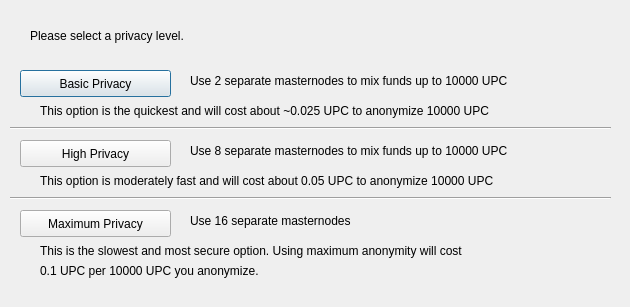
<?xml version="1.0" encoding="UTF-8"?>
<ui version="4.0">
 <class>ObfuscationConfig</class>
 <widget class="QDialog" name="ObfuscationConfig">
  <property name="geometry">
   <rect>
    <x>0</x>
    <y>0</y>
    <width>630</width>
    <height>307</height>
   </rect>
  </property>
  <property name="windowTitle">
   <string>Configure Obfuscation</string>
  </property>
  <widget class="QPushButton" name="buttonBasic">
   <property name="geometry">
    <rect>
     <x>20</x>
     <y>70</y>
     <width>151</width>
     <height>27</height>
    </rect>
   </property>
   <property name="text">
    <string>Basic Privacy</string>
   </property>
  </widget>
  <widget class="QPushButton" name="buttonHigh">
   <property name="geometry">
    <rect>
     <x>20</x>
     <y>140</y>
     <width>151</width>
     <height>27</height>
    </rect>
   </property>
   <property name="text">
    <string>High Privacy</string>
   </property>
  </widget>
  <widget class="QPushButton" name="buttonMax">
   <property name="geometry">
    <rect>
     <x>20</x>
     <y>210</y>
     <width>151</width>
     <height>27</height>
    </rect>
   </property>
   <property name="text">
    <string>Maximum Privacy</string>
   </property>
  </widget>
  <widget class="QLabel" name="label">
   <property name="geometry">
    <rect>
     <x>30</x>
     <y>20</y>
     <width>571</width>
     <height>31</height>
    </rect>
   </property>
   <property name="text">
    <string>Please select a privacy level.</string>
   </property>
  </widget>
  <widget class="QLabel" name="label_2">
   <property name="geometry">
    <rect>
     <x>190</x>
     <y>70</y>
     <width>421</width>
     <height>21</height>
    </rect>
   </property>
   <property name="text">
    <string>Use 2 separate masternodes to mix funds up to 10000 UPC</string>
   </property>
  </widget>
  <widget class="QLabel" name="label_3">
   <property name="geometry">
    <rect>
     <x>190</x>
     <y>140</y>
     <width>411</width>
     <height>21</height>
    </rect>
   </property>
   <property name="text">
    <string>Use 8 separate masternodes to mix funds up to 10000 UPC</string>
   </property>
  </widget>
  <widget class="QLabel" name="label_4">
   <property name="geometry">
    <rect>
     <x>190</x>
     <y>210</y>
     <width>421</width>
     <height>21</height>
    </rect>
   </property>
   <property name="text">
    <string>Use 16 separate masternodes</string>
   </property>
  </widget>
  <widget class="QLabel" name="label_6">
   <property name="geometry">
    <rect>
     <x>40</x>
     <y>100</y>
     <width>561</width>
     <height>21</height>
    </rect>
   </property>
   <property name="text">
    <string>This option is the quickest and will cost about ~0.025 UPC to anonymize 10000 UPC</string>
   </property>
  </widget>
  <widget class="QLabel" name="label_7">
   <property name="geometry">
    <rect>
     <x>40</x>
     <y>170</y>
     <width>561</width>
     <height>21</height>
    </rect>
   </property>
   <property name="text">
    <string>This option is moderately fast and will cost about 0.05 UPC to anonymize 10000 UPC</string>
   </property>
  </widget>
  <widget class="QLabel" name="label_8">
   <property name="geometry">
    <rect>
     <x>40</x>
     <y>240</y>
     <width>561</width>
     <height>21</height>
    </rect>
   </property>
   <property name="text">
    <string>This is the slowest and most secure option. Using maximum anonymity will cost</string>
   </property>
  </widget>
  <widget class="QLabel" name="label_9">
   <property name="geometry">
    <rect>
     <x>40</x>
     <y>260</y>
     <width>561</width>
     <height>21</height>
    </rect>
   </property>
   <property name="text">
    <string>0.1 UPC per 10000 UPC you anonymize.</string>
   </property>
  </widget>
  <widget class="Line" name="line">
   <property name="geometry">
    <rect>
     <x>10</x>
     <y>120</y>
     <width>601</width>
     <height>16</height>
    </rect>
   </property>
   <property name="orientation">
    <enum>Qt::Horizontal</enum>
   </property>
  </widget>
  <widget class="Line" name="line_2">
   <property name="geometry">
    <rect>
     <x>10</x>
     <y>190</y>
     <width>601</width>
     <height>16</height>
    </rect>
   </property>
   <property name="orientation">
    <enum>Qt::Horizontal</enum>
   </property>
  </widget>
 </widget>
 <resources/>
 <connections/>
</ui>
